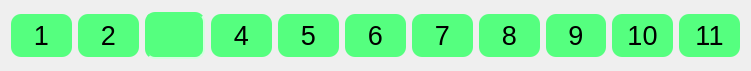
   <widget class="QWidget" name="gridLayoutWidget">
    <property name="geometry">
     <rect>
      <x>290</x>
      <y>10</y>
      <width>751</width>
      <height>71</height>
     </rect>
    </property>
    <layout class="QGridLayout" name="first_row">
     <item row="0" column="9">
      <widget class="QPushButton" name="pushButton_10">
       <property name="font">
        <font>
         <pointsize>20</pointsize>
        </font>
       </property>
       <property name="styleSheet">
        <string notr="true">background-color: rgb(85, 255, 127);

border-width: 2px;
border-radius: 10px;
padding: 6px;
</string>
       </property>
       <property name="text">
        <string>10</string>
       </property>
       <attribute name="buttonGroup">
        <string notr="true">buttonGroup</string>
       </attribute>
      </widget>
     </item>
     <item row="0" column="6">
      <widget class="QPushButton" name="pushButton7">
       <property name="font">
        <font>
         <pointsize>20</pointsize>
        </font>
       </property>
       <property name="styleSheet">
        <string notr="true">background-color: rgb(85, 255, 127);

border-width: 2px;
border-radius: 10px;
padding: 6px;
</string>
       </property>
       <property name="text">
        <string>7</string>
       </property>
       <attribute name="buttonGroup">
        <string notr="true">buttonGroup</string>
       </attribute>
      </widget>
     </item>
     <item row="0" column="2">
      <widget class="QPushButton" name="pushButton3">
       <property name="font">
        <font>
         <pointsize>20</pointsize>
        </font>
       </property>
       <property name="styleSheet">
        <string notr="true">background-color: rgb(85, 255, 127);
color: rgb(85, 255, 127);

border-style: inset;
border-width: 2px;
border-radius: 10px;
padding: 6px;

</string>
       </property>
       <property name="text">
        <string>3</string>
       </property>
       <attribute name="buttonGroup">
        <string notr="true">buttonGroup</string>
       </attribute>
      </widget>
     </item>
     <item row="0" column="7">
      <widget class="QPushButton" name="pushButton8">
       <property name="font">
        <font>
         <pointsize>20</pointsize>
        </font>
       </property>
       <property name="styleSheet">
        <string notr="true">background-color: rgb(85, 255, 127);

border-width: 2px;
border-radius: 10px;
padding: 6px;
</string>
       </property>
       <property name="text">
        <string>8</string>
       </property>
       <attribute name="buttonGroup">
        <string notr="true">buttonGroup</string>
       </attribute>
      </widget>
     </item>
     <item row="0" column="3">
      <widget class="QPushButton" name="pushButton4">
       <property name="font">
        <font>
         <pointsize>20</pointsize>
        </font>
       </property>
       <property name="styleSheet">
        <string notr="true">background-color: rgb(85, 255, 127);

border-width: 2px;
border-radius: 10px;
padding: 6px;
</string>
       </property>
       <property name="text">
        <string>4</string>
       </property>
       <attribute name="buttonGroup">
        <string notr="true">buttonGroup</string>
       </attribute>
      </widget>
     </item>
     <item row="0" column="1">
      <widget class="QPushButton" name="pushButton2">
       <property name="font">
        <font>
         <pointsize>20</pointsize>
        </font>
       </property>
       <property name="mouseTracking">
        <bool>false</bool>
       </property>
       <property name="styleSheet">
        <string notr="true">background-color: rgb(85, 255, 127);

border-width: 2px;
border-radius: 10px;
padding: 6px;
</string>
       </property>
       <property name="text">
        <string>2</string>
       </property>
       <attribute name="buttonGroup">
        <string notr="true">buttonGroup</string>
       </attribute>
      </widget>
     </item>
     <item row="0" column="8">
      <widget class="QPushButton" name="pushButton9">
       <property name="font">
        <font>
         <pointsize>20</pointsize>
        </font>
       </property>
       <property name="styleSheet">
        <string notr="true">background-color: rgb(85, 255, 127);

border-width: 2px;
border-radius: 10px;
padding: 6px;
</string>
       </property>
       <property name="text">
        <string>9</string>
       </property>
       <attribute name="buttonGroup">
        <string notr="true">buttonGroup</string>
       </attribute>
      </widget>
     </item>
     <item row="0" column="0">
      <widget class="QPushButton" name="pushButton1">
       <property name="font">
        <font>
         <pointsize>20</pointsize>
        </font>
       </property>
       <property name="styleSheet">
        <string notr="true">background-color: rgb(85, 255, 127);
border-radius: 10px;
border-width: 2px;
border-color: white;
padding: 6px;

</string>
       </property>
       <property name="text">
        <string>1</string>
       </property>
       <attribute name="buttonGroup">
        <string notr="true">buttonGroup</string>
       </attribute>
      </widget>
     </item>
     <item row="0" column="4">
      <widget class="QPushButton" name="pushButton5">
       <property name="font">
        <font>
         <pointsize>20</pointsize>
        </font>
       </property>
       <property name="styleSheet">
        <string notr="true">background-color: rgb(85, 255, 127);

border-width: 2px;
border-radius: 10px;
padding: 6px;
</string>
       </property>
       <property name="text">
        <string>5</string>
       </property>
       <attribute name="buttonGroup">
        <string notr="true">buttonGroup</string>
       </attribute>
      </widget>
     </item>
     <item row="0" column="5">
      <widget class="QPushButton" name="pushButton6">
       <property name="font">
        <font>
         <pointsize>20</pointsize>
        </font>
       </property>
       <property name="styleSheet">
        <string notr="true">background-color: rgb(85, 255, 127);

border-width: 2px;
border-radius: 10px;
padding: 6px;
</string>
       </property>
       <property name="text">
        <string>6</string>
       </property>
       <attribute name="buttonGroup">
        <string notr="true">buttonGroup</string>
       </attribute>
      </widget>
     </item>
     <item row="0" column="10">
      <widget class="QPushButton" name="pushButton_11">
       <property name="font">
        <font>
         <pointsize>20</pointsize>
        </font>
       </property>
       <property name="styleSheet">
        <string notr="true">background-color: rgb(85, 255, 127);

border-width: 2px;
border-radius: 10px;
padding: 6px;
</string>
       </property>
       <property name="text">
        <string>11</string>
       </property>
       <attribute name="buttonGroup">
        <string notr="true">buttonGroup</string>
       </attribute>
      </widget>
     </item>
    </layout>
   </widget>
